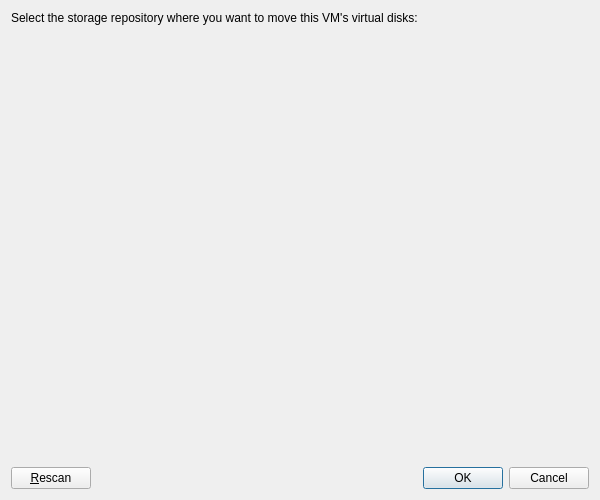
<?xml version="1.0" encoding="UTF-8"?>
<ui version="4.0">
 <class>MoveVMDialog</class>
 <widget class="QDialog" name="MoveVMDialog">
  <property name="geometry">
   <rect>
    <x>0</x>
    <y>0</y>
    <width>600</width>
    <height>500</height>
   </rect>
  </property>
  <property name="windowTitle">
   <string>Move VM</string>
  </property>
  <layout class="QVBoxLayout" name="verticalLayout">
   <item>
    <widget class="QLabel" name="label">
     <property name="text">
      <string>Select the storage repository where you want to move this VM's virtual disks:</string>
     </property>
     <property name="wordWrap">
      <bool>true</bool>
     </property>
    </widget>
   </item>
   <item>
    <widget class="SrPicker" name="srPicker" native="true">
     <property name="sizePolicy">
      <sizepolicy hsizetype="Expanding" vsizetype="Expanding">
       <horstretch>0</horstretch>
       <verstretch>1</verstretch>
      </sizepolicy>
     </property>
    </widget>
   </item>
   <item>
    <layout class="QHBoxLayout" name="buttonLayout">
     <item>
      <widget class="QPushButton" name="buttonRescan">
       <property name="text">
        <string>&amp;Rescan</string>
       </property>
      </widget>
     </item>
     <item>
      <spacer name="horizontalSpacer">
       <property name="orientation">
        <enum>Qt::Horizontal</enum>
       </property>
       <property name="sizeHint" stdset="0">
        <size>
         <width>40</width>
         <height>20</height>
        </size>
       </property>
      </spacer>
     </item>
     <item>
      <widget name="buttonBox" class="QDialogButtonBox">
       <property name="standardButtons">
        <set>QDialogButtonBox::Cancel|QDialogButtonBox::Ok</set>
       </property>
      </widget>
     </item>
    </layout>
   </item>
  </layout>
 </widget>
 <customwidgets>
  <customwidget>
   <class>SrPicker</class>
   <extends>QWidget</extends>
   <header>controls/srpicker.h</header>
   <container>1</container>
  </customwidget>
 </customwidgets>
 <resources/>
 <connections/>
</ui>
